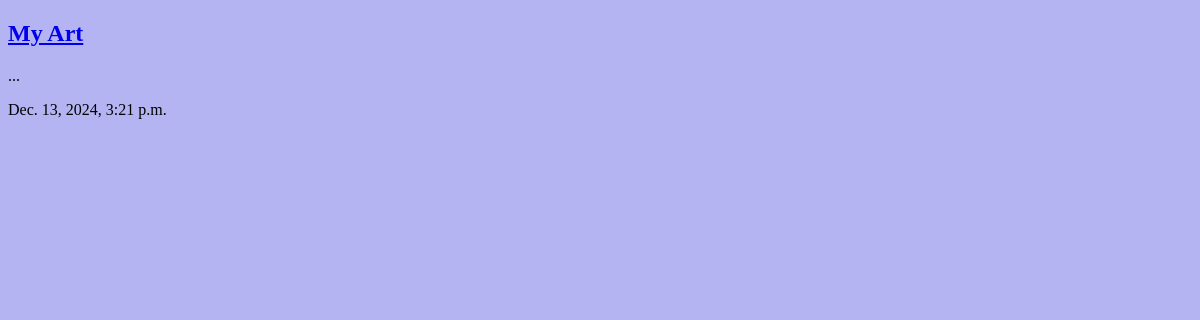
/articles/, run on an earlier commit of the app's database.
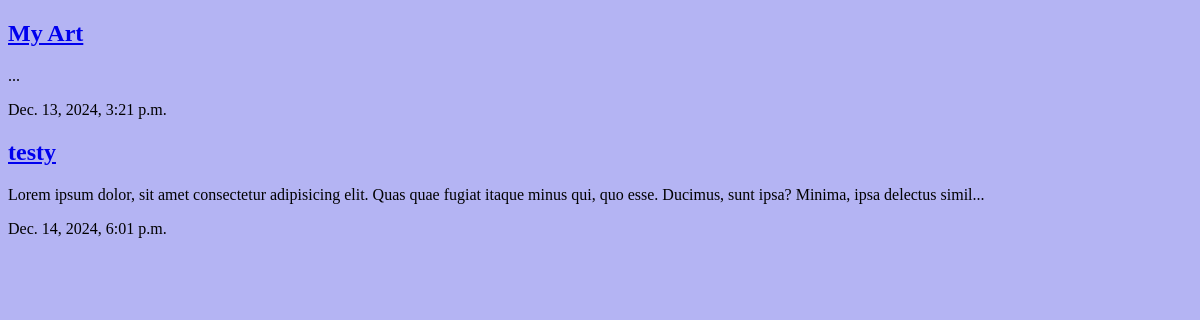
And on a later commit of the database.
### articles/models.py (models this page shows, shortened)
class Article(models.Model):
    title = models.CharField(max_length=100)
    slug = models.SlugField(unique=True, blank=True)
    body = models.TextField()
    date = models.DateTimeField(auto_now_add=True)
    thumb = models.ImageField(default='default.png', blank=True)
    def snippet(self):
        return self.body[:150] + "..."

### articles/views.py (the view)
# urls.py: path('',views.article_list, name='article_list'),
def article_list(req):
    articles = Article.objects.all().order_by('date')
    return render(req, 'articles/article_list.html', {'articles': articles})

### articles/templates/articles/article_list.html
{% extends 'base.html' %}
{% block content %}
   <div class="articles">
    {%for article in articles%}
    <div class="article">
        <h2> <a href="{%url 'article_details' slug=article.slug%}">{{article.title}}</a></h2>
        <p>{{article.snippet}}</p>
        <p>{{article.date}}</p>
    </div>
    {% endfor %}
   </div>
{% endblock %}

What changed in the data, as far as the page shows it:
added Article: title "testy", snippet "Lorem ipsum dolor, sit amet consectetur adipisicing elit. Quas quae fugiat itaque minus qui, quo esse. Ducimus, sunt ipsa? Minima, ipsa delectus simil...", date "Dec. 14, 2024, 6:01 p.m."
